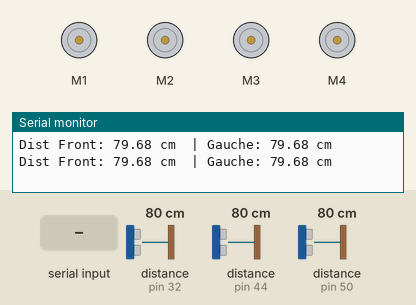
Recording of a sketch running on a simulated Arduino Mega 2560, built with avr-gcc and run on an emulated ATmega2560. On the bench: 4 × DC motor (green arrow = forward, orange = backward, longer = faster), the last lines printed to the serial monitor. Wiring (inferred from the names in the program): 3 × ultrasonic range finder: trigger pin 33, echo pin 32 / trigger pin 45, echo pin 44 / trigger pin 51, echo pin 50. The test bench sets the inputs (shaded band); at power-on: distance to the obstacle (sensors on pin 32, pin 44, pin 50) 80 cm. The echo pulse lasts 58.3 µs per cm.

Above: at 1.2 s.
1.3 s: "F\n" received over the second serial link
At 1.8 s:
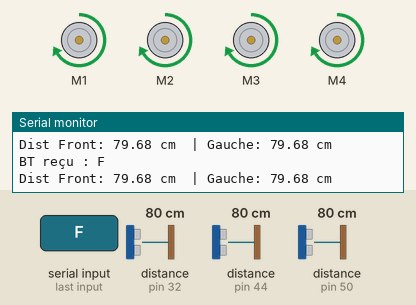
2.8 s: "B\n" received over the second serial link
At 4.0 s:
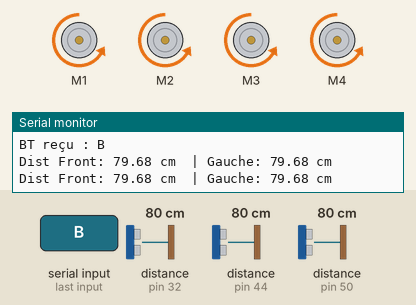
4.3 s: "L\n" received over the second serial link
At 5.0 s:
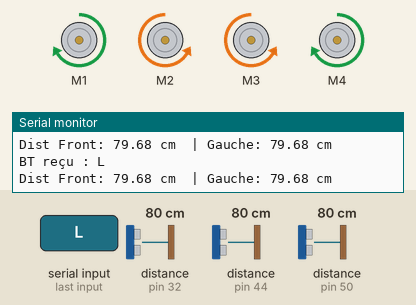
5.8 s: "R\n" received over the second serial link
At 6.6 s:
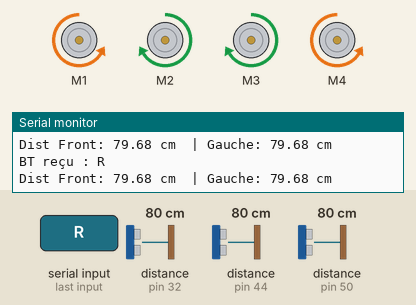
7.3 s: "+\n" received over the second serial link
At 7.6 s:
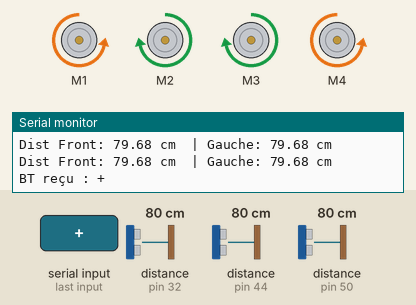
8.8 s: "A\n" received over the second serial link
At 9.2 s:
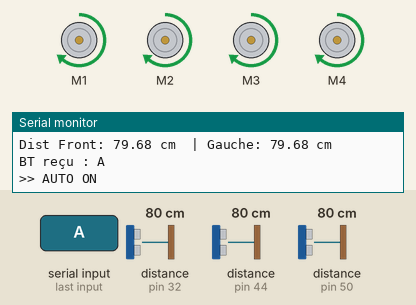
Timing chart, 0 to 11.3 s (numbered marks = the images above; inputs shaded):
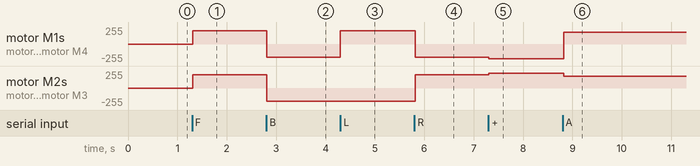

The sketch:

Deplacement_Robot.ino
```cpp
#include <AFMotor.h>

// --- Déclaration des moteurs ---
AF_DCMotor moteur1(1);
AF_DCMotor moteur2(2);
AF_DCMotor moteur3(3);
AF_DCMotor moteur4(4);

// --- Vitesse et modes ---
float speed        = 200;    // vitesse manuelle
const float speedAuto = 180;   // vitesse en mode AUTO
const float turnSpeed    = 200;    // vitesse dédiée aux pivots
bool autoMode       = false;       // false = manuel, true = automatique

unsigned long lastSendTime = 0;
const unsigned long sendInterval = 500;  // 500 ms → 2 envois/s

// Compteur de fausses détections
int obstacleCount      = 0;
const int maxBadReads  = 3;  // nombre de lectures consécutives requises

// --- Pins capteurs ultrason ---
const int trigPinFront1 = 45;
const int echoPinFront1 = 44;
const int trigPinFront2 = 33;
const int echoPinFront2 = 32;
const int trigPinLeft   = 51;
const int echoPinLeft   = 50;

// --- Seuils (en cm) ---
const float seuilFront       = 50;   // détection obstacle frontal pour arrêt initial
const float seuilDetectMur   = 30;   // seuil de détection du mur à gauche
const float seuilFrontFollow = 30;   // seuil frontal pour finir le suivi
const float seuilTarget      = 20;   // distance idéale au mur
const float delta            = 15;   // tolérance zone morte

// Structure pour les mesures
struct Distances { float front; float left; };

// État du robot
volatile char dataChar = 0;
bool murDetecte = false;


// États du mode AUTO
enum AutoState { SEARCH_WALL, ROTATE_LOOK, FOLLOW_WALL };
AutoState autoState       = SEARCH_WALL;

// Pour la rotation 360°
const unsigned long rotateTimeout = 6000;  // durée estimée pour 360° (à calibrer)
unsigned long rotateStart        = 0;

// Gains et seuils pour le suivi de mur
const float Kp_follow    = 2.0;
const float maxCorr_follow = 100.0;
const float delta_follow = 10;     // zone morte


// --- Lecture asynchrone Bluetooth ---
void serialEvent1() {
  while (Serial1.available()) {
    char btData = Serial1.read();
    // On ignore CR/LF et tous les caractères qui ne sont pas dans la liste des commandes
    if (btData=='\n' || btData=='\r')        continue;
    if (btData!='F' && btData!='B'
     && btData!='L' && btData!='R'
     && btData!='S' && btData!='+'
     && btData!='-' && btData!='A')         continue;

    dataChar = btData;
    Serial.print("BT reçu : "); Serial.println(dataChar);
    cmd();
  }
}


// --- Mesure distances ---
Distances measureDistances() {
  float front1, front2, gauche;

  // Front 1
  digitalWrite(trigPinFront1, LOW);  delayMicroseconds(2);
  digitalWrite(trigPinFront1, HIGH); delayMicroseconds(10);
  digitalWrite(trigPinFront1, LOW);
  front1 = pulseIn(echoPinFront1, HIGH) * 0.0343 / 2.0;

  // Front 2
  digitalWrite(trigPinFront2, LOW);  delayMicroseconds(2);
  digitalWrite(trigPinFront2, HIGH); delayMicroseconds(10);
  digitalWrite(trigPinFront2, LOW);
  front2 = pulseIn(echoPinFront2, HIGH) * 0.0343 / 2.0;

  // Gauche
  digitalWrite(trigPinLeft, LOW);  delayMicroseconds(2);
  digitalWrite(trigPinLeft, HIGH); delayMicroseconds(10);
  digitalWrite(trigPinLeft, LOW);
  gauche = pulseIn(echoPinLeft, HIGH) * 0.0343 / 2.0;

  Distances d;
  d.front = min(front1, front2);
  d.left  = gauche;

  return d;
}


void capteurUTS() {
  // 1) Lecture distances
  Distances m = measureDistances();

  // 2) Envoi limité des relevés (2 fois par seconde max)
  unsigned long now = millis();
  if (now - lastSendTime >= sendInterval) {
    lastSendTime = now;
    Serial.print("Dist Front: ");
    Serial.print(m.front);
    Serial.print(" cm  | Gauche: ");
    Serial.print(m.left);
    Serial.println(" cm");
  }

  // 3) Comptage des lectures « obstacle »
  if (dataChar == 'F') {
    if (m.front > 1 && m.front < seuilFront) {
      // lecture sous le seuil
      obstacleCount++;
    } else {
      // lecture hors de la zone dangereuse → on réinitialise
      obstacleCount = 0;
    }

    // 4) Si on a vu 3 lectures consécutives sous le seuil, on stoppe
    if (obstacleCount >= maxBadReads) {
      stop();
      Serial1.println(">> STOP (obstacle confirmé x3)");
      // on peut réinitialiser pour éviter de repasser ici immédiatement
      obstacleCount = 0;
    }
  }
}

// --- Mode automatique simplifié ---
void automaticMode() {
  Distances d = measureDistances();
  unsigned long now = millis();

  switch (autoState) {

    // 1) Recherche de mur devant → on avance à speedAuto
    case SEARCH_WALL:
      setVitesse(speedAuto);
      avancer();
      if (d.front > 1 && d.front < seuilFront) {
        autoState   = ROTATE_LOOK;
        rotateStart = now;
      }
      break;

    // 2) Pivote à gauche à turnSpeed pour chercher le mur à gauche
    case ROTATE_LOOK:
      setVitesse(turnSpeed);
      tournerDroite();
      if (d.left > 1 && d.left < seuilDetectMur) {
        autoState = FOLLOW_WALL;
      }
      else if (now - rotateStart > rotateTimeout) {
        autoState = SEARCH_WALL;
      }
      break;

    // 3) Suivi de mur à gauche

    case FOLLOW_WALL: {
      // 0) Si obstacle devant trop proche → on stoppe ou on recherche à nouveau
      if (d.front > 1 && d.front < seuilFrontFollow ) {
        stop();
        Serial1.println(">> STOP (obstacle frontal en mode FOLLOW_WALL)");
        autoState = SEARCH_WALL;  // ou : break; si tu veux juste t’arrêter
        break;
      }

      // 1) Plage pour le suivi
      const float lower = 15.0;   // borne inférieure
      const float upper = 45.0;  // borne supérieur

      // 2) Perte du mur → on repart en recherche
      if (d.left > 75) {
        autoState = SEARCH_WALL;
      }
      // 3) Trop loin du mur → pivot à droite jusqu'à revenir sous upper
      else if (d.left > upper) {
        setVitesse(turnSpeed);
        tournerGauche();
        delay(10);
      }
      // 4) Trop près du mur → pivot à gauche jusqu'à dépasser lower
      else if (d.left < lower) {
        setVitesse(turnSpeed);
        tournerDroite();
        delay(10);
      }
      // 5) Distance OK → on avance
      else {
        setVitesse(speedAuto);
        avancer();
      }
      break;
    }
  }
}


// --- Traitement commandes Bluetooth ---
void cmd() {
  switch (dataChar) {
    case 'F':
      setVitesse(speed);
      avancer();
      break;
    case 'B': setVitesse(speed); reculer(); break;
    case 'L': setVitesse(turnSpeed); tournerGauche(); break;
    case 'R': setVitesse(turnSpeed); tournerDroite(); break;
    case 'S':
      stop(); autoMode = false; murDetecte = false;
      Serial.println(">> AUTO OFF");
      break;
    case '+': speed = min(255.0, speed + 20); setVitesse(speed); break;
    case '-': speed = max(50.0, speed - 20); setVitesse(speed); break;
    case 'A': autoMode = true; Serial.println(">> AUTO ON"); break;
    default: break;
  }
}

// --- Setup & loop ---
void setup() {
  Serial.begin(230400);
  Serial1.begin(230400);
  pinMode(trigPinFront1, OUTPUT); pinMode(echoPinFront1, INPUT);
  pinMode(trigPinFront2, OUTPUT); pinMode(echoPinFront2, INPUT);
  pinMode(trigPinLeft, OUTPUT);    pinMode(echoPinLeft, INPUT);
  setVitesse(speed);
}

void loop() {
  unsigned long t0 = millis();
  if (autoMode) automaticMode();
  else capteurUTS();
  while (millis() - t0 < 10) { /* rien */ }
}

// --- Fonctions moteurs ---
void setVitesse(float spd) { moteur1.setSpeed(spd); moteur2.setSpeed(spd);
                              moteur3.setSpeed(spd); moteur4.setSpeed(spd); }
void avancer()  { moteur1.run(FORWARD); moteur2.run(FORWARD);
                  moteur3.run(FORWARD); moteur4.run(FORWARD); }
void reculer()  { moteur1.run(BACKWARD); moteur2.run(BACKWARD);
                  moteur3.run(BACKWARD); moteur4.run(BACKWARD); }
void tournerDroite() { moteur1.run(BACKWARD); moteur3.run(FORWARD);
                       moteur2.run(FORWARD);  moteur4.run(BACKWARD); }
void tournerGauche() { moteur1.run(FORWARD);  moteur3.run(BACKWARD);
                       moteur2.run(BACKWARD); moteur4.run(FORWARD); }
void stop()     { moteur1.run(RELEASE);    moteur2.run(RELEASE);
                  moteur3.run(RELEASE);    moteur4.run(RELEASE); }
```

Measured:
- after the input at 1.3 s, motor M1–4: stopped → forward 200/255 at once
- after the input at 2.8 s, motor M1–4: forward 200/255 → backward 200/255 at once
- after the input at 4.3 s, motor M1, motor M4: backward 200/255 → forward 200/255 at once
- after the input at 5.8 s, motor M1, motor M4: forward 200/255 → backward 200/255 at once; motor M2, motor M3: backward 200/255 → forward 200/255 at once
- after the input at 7.3 s, motor M1, motor M4: backward 200/255 → backward 220/255 at once; motor M2, motor M3: forward 200/255 → forward 220/255 at once
- after the input at 8.8 s, motor M1, motor M4: backward 220/255 → forward 180/255 at once; motor M2, motor M3: forward 220/255 → forward 180/255 at once
